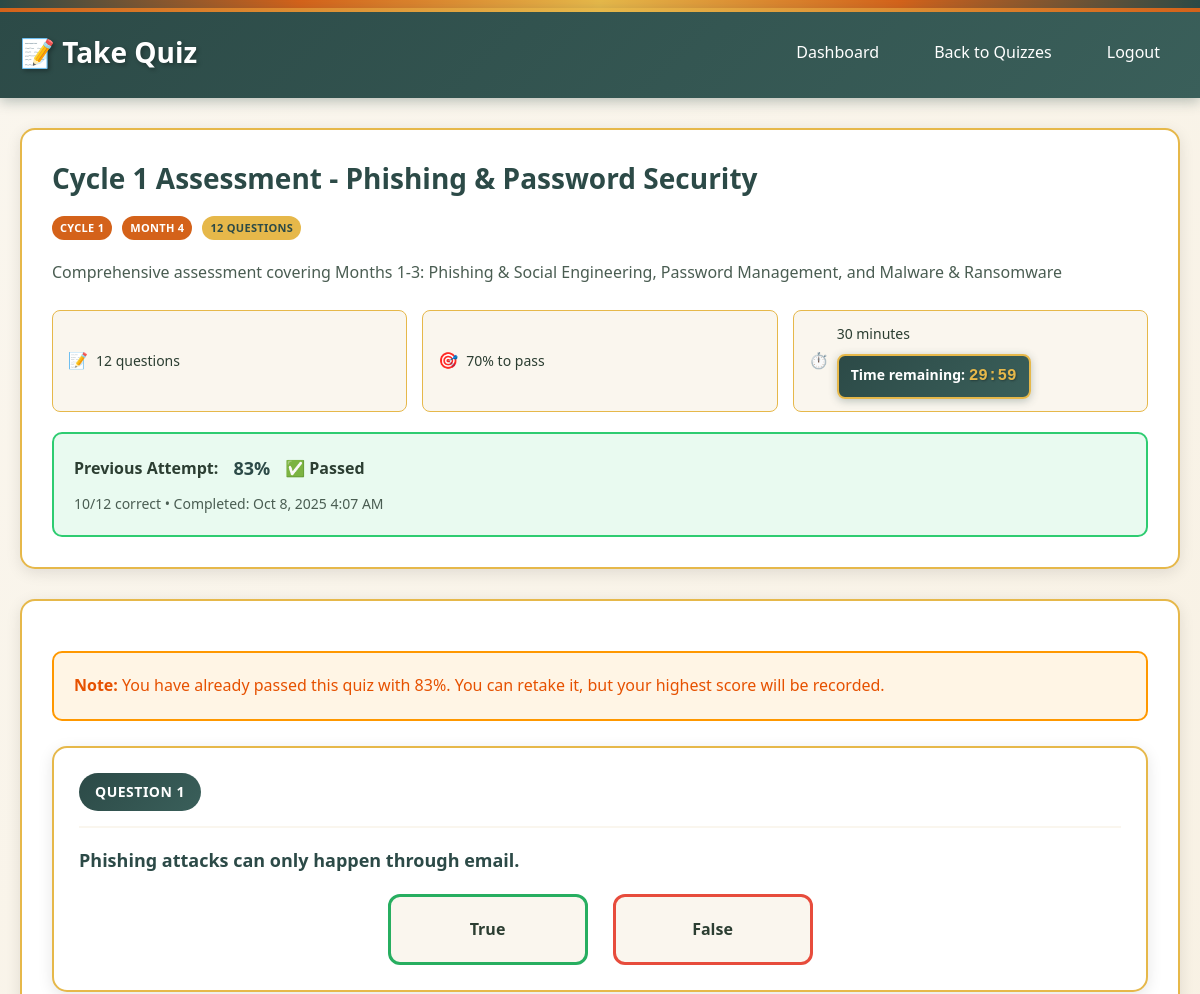
/take_quiz.php?id=7 (signed in, upper part), run on an earlier commit of the app's database.
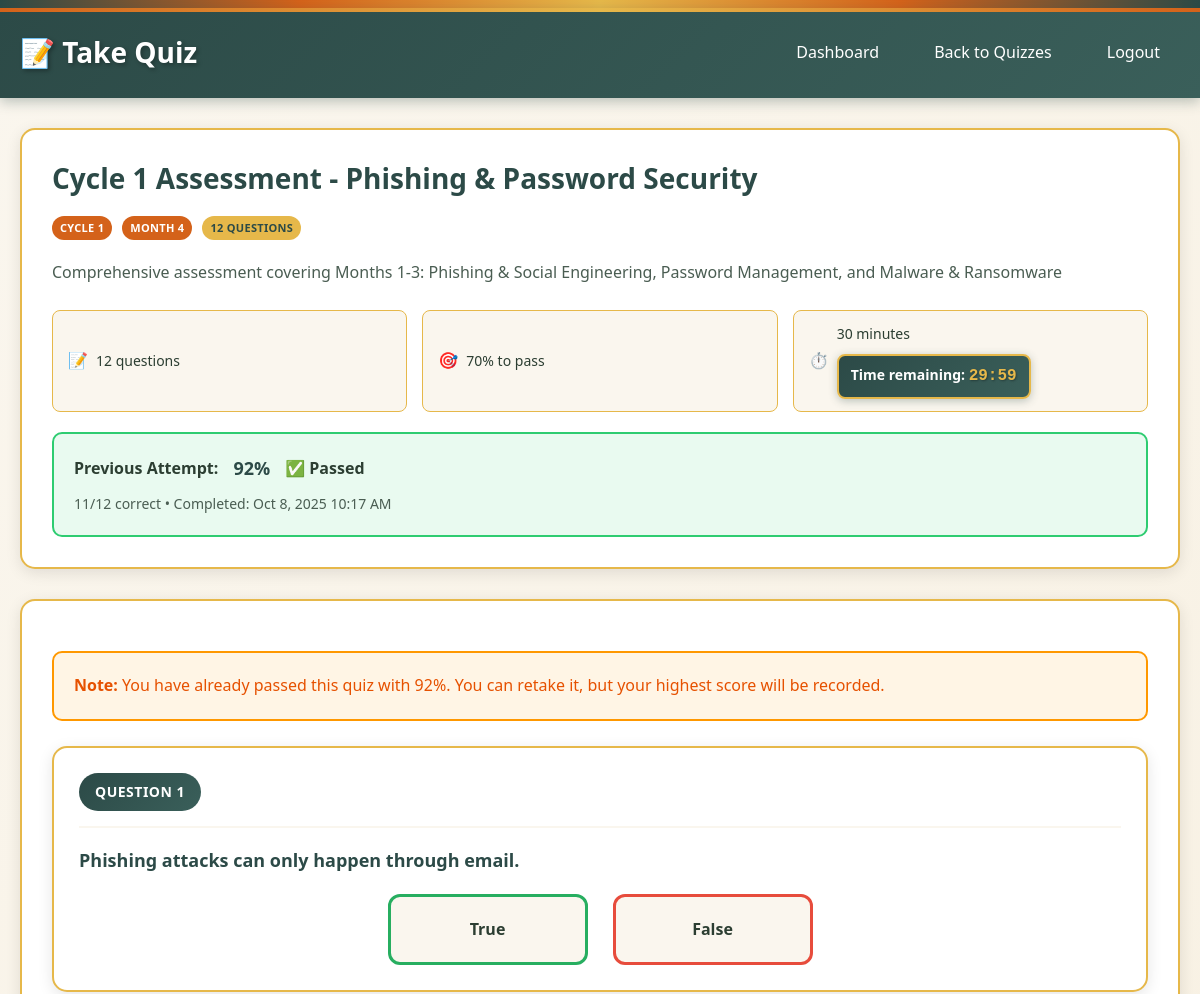
And on a later commit of the database.
### tables this page shows
CREATE TABLE quiz_results (
    id INTEGER PRIMARY KEY AUTOINCREMENT,
    attempt_id INTEGER NOT NULL,
    user_id INTEGER NOT NULL,
    quiz_id INTEGER NOT NULL,
    score INTEGER NOT NULL,
    correct_answers INTEGER NOT NULL,
    total_questions INTEGER NOT NULL,
    percentage DECIMAL(5,2) NOT NULL,
    passed BOOLEAN NOT NULL,
    feedback TEXT,
    completed_at TIMESTAMP DEFAULT CURRENT_TIMESTAMP,
    FOREIGN KEY (attempt_id) REFERENCES quiz_attempts(id),
    FOREIGN KEY (user_id) REFERENCES users(id),
    FOREIGN KEY (quiz_id) REFERENCES quizzes(id)
);

### src/quiz_helper.php (called while the page is built, shortened)
<?php
function canUserAccessQuiz($pdo, $user_id, $quiz_id) {
    $stmt = $pdo->prepare("
        SELECT id, month_number, status_id, release_date, requires_previous_completion
        FROM quizzes
        WHERE id = :quiz_id AND is_active = 1
    ");
    $stmt->execute(['quiz_id' => $quiz_id]);
    $quiz = $stmt->fetch(PDO::FETCH_ASSOC);
    return true;
}
?>

### src/take_quiz.php (the view, shortened to what the changed rows need)
<?php
require_once __DIR__ . '/config/db.php';
require_once __DIR__ . '/quiz_helper.php';
$quiz_id = $_GET['id'] ?? '';
try {
    if ($_SESSION['role'] === 'system_admin') {
        $stmt = $pdo->prepare("SELECT * FROM quizzes WHERE id = :id AND is_active = 1 LIMIT 1");
        $stmt->execute(['id' => $quiz_id]);
    } else {
        $stmt = $pdo->prepare("
            SELECT * FROM quizzes
            WHERE id = :id AND is_active = 1
            AND (organization_id IS NULL OR organization_id = :org_id)
            LIMIT 1
        ");
        $stmt->execute(['id' => $quiz_id, 'org_id' => $_SESSION['organization_id']]);
    }
    $quiz = $stmt->fetch(PDO::FETCH_ASSOC);
    if (!in_array($_SESSION['role'], ['system_admin', 'org_admin'])) {
        if (!canUserAccessQuiz($pdo, $_SESSION['user_id'], $quiz_id)) {
            $prerequisite_msg = getPrerequisiteMessage($pdo, $_SESSION['user_id'], $quiz_id);
            $error_msg = $prerequisite_msg ?: 'This quiz is not currently available to you.';
            header('Location: quiz_list.php?error=' . urlencode($error_msg));
            exit();
        }
    }
    $stmt = $pdo->prepare("
        SELECT * FROM quiz_questions
        WHERE quiz_id = :quiz_id
        ORDER BY question_order ASC
    ");
    $stmt->execute(['quiz_id' => $quiz_id]);
    $questions = $stmt->fetchAll(PDO::FETCH_ASSOC);
    $previous_attempt = null;
    $is_admin_preview = in_array($_SESSION['role'], ['system_admin', 'org_admin']);
    if (!$is_admin_preview) {
        $stmt = $pdo->prepare("
            SELECT * FROM quiz_results
            WHERE quiz_id = :quiz_id AND user_id = :user_id
            ORDER BY completed_at DESC LIMIT 1
        ");
        $stmt->execute(['quiz_id' => $quiz_id, 'user_id' => $_SESSION['user_id']]);
        $previous_attempt = $stmt->fetch(PDO::FETCH_ASSOC);
    }
} catch (PDOException $e) {
    header('Location: quiz_list.php?error=' . urlencode('Error loading quiz'));
    exit();
}
?>
<!DOCTYPE html>
<html lang="en">
<head>
    <link rel="stylesheet" href="assets/webdesign-style.css">
</head>
<body>
    <div class="header">
        <div class="header-left">
            <h1><?php echo $is_admin_preview ? '👁️ Preview Quiz' : '📝 Take Quiz'; ?></h1>
        </div>
    </div>
    <div class="container">
        <div class="quiz-info-card">
            <h1 class="quiz-title"><?php echo htmlspecialchars($quiz['title']); ?></h1>
            <?php if ($previous_attempt): ?>
                <div class="previous-attempt-card <?php echo $previous_attempt['score'] >= $quiz['passing_score'] ? 'passed' : 'failed'; ?>">
                    <div class="attempt-header">
                        <strong>Previous Attempt:</strong>
                        <span class="attempt-score"><?php echo $previous_attempt['score']; ?>%</span>
                        <span class="attempt-status">
                            <?php echo $previous_attempt['score'] >= $quiz['passing_score'] ? '✅ Passed' : '❌ Failed'; ?>
                        </span>
                    </div>
                    <div class="attempt-details">
                        <?php echo $previous_attempt['correct_answers']; ?>/<?php echo $previous_attempt['total_questions']; ?> correct
                        • Completed: <?php echo date('M j, Y g:i A', strtotime($previous_attempt['completed_at'])); ?>
                    </div>
                </div>
            <?php endif; ?>
        </div>
        <div class="quiz-form-card">
            <?php if ($is_admin_preview): ?>
                <div class="message warning">
                    <strong>📋 Admin Preview Mode:</strong> You are viewing this quiz in preview mode.
                    <?php echo $_SESSION['role'] === 'org_admin' ? 'Organization administrators' : 'System administrators'; ?>
                    cannot submit quiz answers. This preview allows you to review the quiz content and questions.
                </div>
            <?php elseif ($previous_attempt && $previous_attempt['score'] >= $quiz['passing_score']): ?>
                <div class="message warning">
                    <strong>Note:</strong> You have already passed this quiz with <?php echo $previous_attempt['score']; ?>%.
                    You can retake it, but your highest score will be recorded.
                </div>
            <?php endif; ?>
            <?php if ($is_admin_preview): ?>
                <?php foreach ($questions as $index => $question): ?>
                    <div class="quiz-question-card preview-mode">
                        <div class="question-header-bar">
                            <span class="question-number-badge">Question <?php echo $index + 1; ?></span>
                        </div>
                        <div class="question-text"><?php echo htmlspecialchars($question['question_text']); ?></div>
                        <div class="question-options">
                            <?php if ($question['question_type'] === 'multiple_choice'): ?>
                                <div class="quiz-option preview-option">
                                    <span class="option-letter">A)</span>
                                    <span class="option-text"><?php echo htmlspecialchars($question['option_a']); ?></span>
                                    <?php if ($question['correct_answer'] === 'A'): ?>
                                        <span class="correct-indicator">✓ Correct Answer</span>
                                    <?php endif; ?>
                                </div>
                                <div class="quiz-option preview-option">
                                    <span class="option-letter">B)</span>
                                    <span class="option-text"><?php echo htmlspecialchars($question['option_b']); ?></span>
                                    <?php if ($question['correct_answer'] === 'B'): ?>
                                        <span class="correct-indicator">✓ Correct Answer</span>
                                    <?php endif; ?>
                                </div>
                                <div class="quiz-option preview-option">
                                    <span class="option-letter">C)</span>
                                    <span class="option-text"><?php echo htmlspecialchars($question['option_c']); ?></span>
                                    <?php if ($question['correct_answer'] === 'C'): ?>
                                        <span class="correct-indicator">✓ Correct Answer</span>
                                    <?php endif; ?>
                                </div>
                                <div class="quiz-option preview-option">
                                    <span class="option-letter">D)</span>
                                    <span class="option-text"><?php echo htmlspecialchars($question['option_d']); ?></span>
                                    <?php if ($question['correct_answer'] === 'D'): ?>
                                        <span class="correct-indicator">✓ Correct Answer</span>
                                    <?php endif; ?>
                                </div>
                            <?php elseif ($question['question_type'] === 'true_false'): ?>
                                <div class="true-false-options preview-tf">
                                    <div class="tf-option preview-option">
                                        <span class="option-text">True</span>
                                        <?php if ($question['correct_answer'] === 'TRUE'): ?>
                                            <span class="correct-indicator">✓ Correct Answer</span>
                                        <?php endif; ?>
                                    </div>
                                    <div class="tf-option preview-option">
                                        <span class="option-text">False</span>
                                        <?php if ($question['correct_answer'] === 'FALSE'): ?>
                                            <span class="correct-indicator">✓ Correct Answer</span>
                                        <?php endif; ?>
                                    </div>
                                </div>
                            <?php endif; ?>
                        </div>
                    </div>
                <?php endforeach; ?>
                <div class="form-actions">
                    <a href="quiz_list.php" class="btn-secondary">Back to Quiz List</a>
                </div>
            <?php else: ?>
                <form method="POST" action="submit_quiz.php" id="quizForm">
                    <?php foreach ($questions as $index => $question): ?>
                        <div class="quiz-question-card">
                        </div>
                    <?php endforeach; ?>
                </form>
            <?php endif; ?>
        </div>
    </div>
</body>
</html>

What changed in the data, as far as the page shows it:
no longer on this page (row unchanged): quiz_results: score "83", correct_answers "10", total_questions "12", completed_at "Oct 8, 2025 4:07 AM"
added quiz_results: score "92", correct_answers "11", total_questions "12", completed_at "Oct 8, 2025 10:17 AM"
